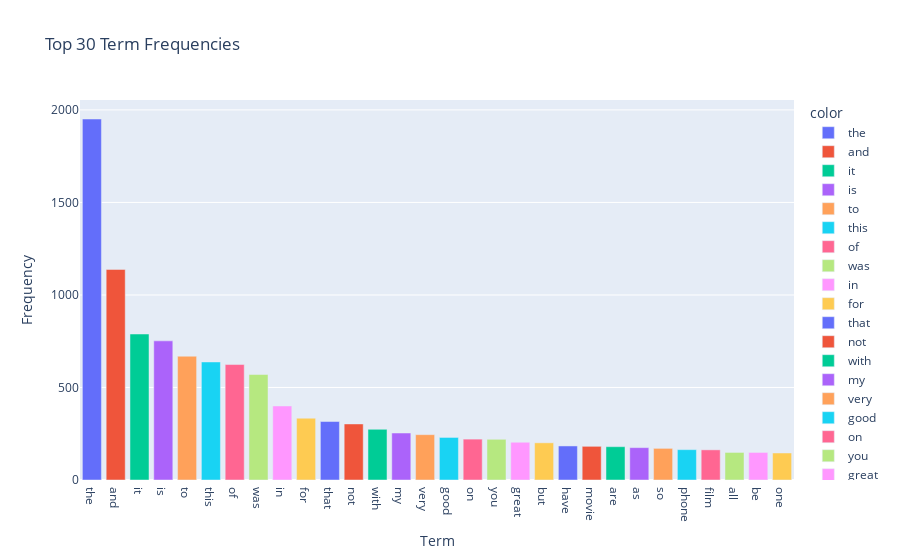

Here is the notebook cell this chart was saved with:
### Code cell
labels = count_vect.get_feature_names_out()[sort_index_top_30]
value = S_term_frequencies[sort_index_top_30]
fig = px.bar(x=labels, y=value, color=labels, 
             title="Top 30 Term Frequencies", 
             labels={'x': 'Term', 'y':'Frequency'})
fig.show()

### Figure 1 — Plotly figure (JSON) as saved in the notebook; plotly's stock layout.template omitted (floating-point values rounded to 4 significant figures)
{"data": [{"alignmentgroup": "True", "hovertemplate": "color=the<br>Term=%{x}<br>Frequency=%{y}<extra></extra>", "legendgroup": "the", "marker": {"color": "#636efa", "pattern": {"shape": ""}}, "name": "the", "offsetgroup": "the", "orientation": "v", "showlegend": true, "textposition": "auto", "type": "bar", "x": ["the"], "xaxis": "x", "y": [1951], "yaxis": "y"}, {"alignmentgroup": "True", "hovertemplate": "color=and<br>Term=%{x}<br>Frequency=%{y}<extra></extra>", "legendgroup": "and", "marker": {"color": "#EF553B", "pattern": {"shape": ""}}, "name": "and", "offsetgroup": "and", "orientation": "v", "showlegend": true, "textposition": "auto", "type": "bar", "x": ["and"], "xaxis": "x", "y": [1138], "yaxis": "y"}, {"alignmentgroup": "True", "hovertemplate": "color=it<br>Term=%{x}<br>Frequency=%{y}<extra></extra>", "legendgroup": "it", "marker": {"color": "#00cc96", "pattern": {"shape": ""}}, "name": "it", "offsetgroup": "it", "orientation": "v", "showlegend": true, "textposition": "auto", "type": "bar", "x": ["it"], "xaxis": "x", "y": [789], "yaxis": "y"}, {"alignmentgroup": "True", "hovertemplate": "color=is<br>Term=%{x}<br>Frequency=%{y}<extra></extra>", "legendgroup": "is", "marker": {"color": "#ab63fa", "pattern": {"shape": ""}}, "name": "is", "offsetgroup": "is", "orientation": "v", "showlegend": true, "textposition": "auto", "type": "bar", "x": ["is"], "xaxis": "x", "y": [752], "yaxis": "y"}, {"alignmentgroup": "True", "hovertemplate": "color=to<br>Term=%{x}<br>Frequency=%{y}<extra></extra>", "legendgroup": "to", "marker": {"color": "#FFA15A", "pattern": {"shape": ""}}, "name": "to", "offsetgroup": "to", "orientation": "v", "showlegend": true, "textposition": "auto", "type": "bar", "x": ["to"], "xaxis": "x", "y": [669], "yaxis": "y"}, {"alignmentgroup": "True", "hovertemplate": "color=this<br>Term=%{x}<br>Frequency=%{y}<extra></extra>", "legendgroup": "this", "marker": {"color": "#19d3f3", "pattern": {"shape": ""}}, "name": "this", "offsetgroup": "this", "orientation": "v", "showlegend": true, "textposition": "auto", "type": "bar", "x": ["this"], "xaxis": "x", "y": [638], "yaxis": "y"}, {"alignmentgroup": "True", "hovertemplate": "color=of<br>Term=%{x}<br>Frequency=%{y}<extra></extra>", "legendgroup": "of", "marker": {"color": "#FF6692", "pattern": {"shape": ""}}, "name": "of", "offsetgroup": "of", "orientation": "v", "showlegend": true, "textposition": "auto", "type": "bar", "x": ["of"], "xaxis": "x", "y": [624], "yaxis": "y"}, {"alignmentgroup": "True", "hovertemplate": "color=was<br>Term=%{x}<br>Frequency=%{y}<extra></extra>", "legendgroup": "was", "marker": {"color": "#B6E880", "pattern": {"shape": ""}}, "name": "was", "offsetgroup": "was", "orientation": "v", "showlegend": true, "textposition": "auto", "type": "bar", "x": ["was"], "xaxis": "x", "y": [570], "yaxis": "y"}, {"alignmentgroup": "True", "hovertemplate": "color=in<br>Term=%{x}<br>Frequency=%{y}<extra></extra>", "legendgroup": "in", "marker": {"color": "#FF97FF", "pattern": {"shape": ""}}, "name": "in", "offsetgroup": "in", "orientation": "v", "showlegend": true, "textposition": "auto", "type": "bar", "x": ["in"], "xaxis": "x", "y": [400], "yaxis": "y"}, {"alignmentgroup": "True", "hovertemplate": "color=for<br>Term=%{x}<br>Frequency=%{y}<extra></extra>", "legendgroup": "for", "marker": {"color": "#FECB52", "pattern": {"shape": ""}}, "name": "for", "offsetgroup": "for", "orientation": "v", "showlegend": true, "textposition": "auto", "type": "bar", "x": ["for"], "xaxis": "x", "y": [334], "yaxis": "y"}, {"alignmentgroup": "True", "hovertemplate": "color=that<br>Term=%{x}<br>Frequency=%{y}<extra></extra>", "legendgroup": "that", "marker": {"color": "#636efa", "pattern": {"shape": ""}}, "name": "that", "offsetgroup": "that", "orientation": "v", "showlegend": true, "textposition": "auto", "type": "bar", "x": ["that"], "xaxis": "x", "y": [316], "yaxis": "y"}, {"alignmentgroup": "True", "hovertemplate": "color=not<br>Term=%{x}<br>Frequency=%{y}<extra></extra>", "legendgroup": "not", "marker": {"color": "#EF553B", "pattern": {"shape": ""}}, "name": "not", "offsetgroup": "not", "orientation": "v", "showlegend": true, "textposition": "auto", "type": "bar", "x": ["not"], "xaxis": "x", "y": [303], "yaxis": "y"}, {"alignmentgroup": "True", "hovertemplate": "color=with<br>Term=%{x}<br>Frequency=%{y}<extra></extra>", "legendgroup": "with", "marker": {"color": "#00cc96", "pattern": {"shape": ""}}, "name": "with", "offsetgroup": "with", "orientation": "v", "showlegend": true, "textposition": "auto", "type": "bar", "x": ["with"], "xaxis": "x", "y": [274], "yaxis": "y"}, {"alignmentgroup": "True", "hovertemplate": "color=my<br>Term=%{x}<br>Frequency=%{y}<extra></extra>", "legendgroup": "my", "marker": {"color": "#ab63fa", "pattern": {"shape": ""}}, "name": "my", "offsetgroup": "my", "orientation": "v", "showlegend": true, "textposition": "auto", "type": "bar", "x": ["my"], "xaxis": "x", "y": [254], "yaxis": "y"}, {"alignmentgroup": "True", "hovertemplate": "color=very<br>Term=%{x}<br>Frequency=%{y}<extra></extra>", "legendgroup": "very", "marker": {"color": "#FFA15A", "pattern": {"shape": ""}}, "name": "very", "offsetgroup": "very", "orientation": "v", "showlegend": true, "textposition": "auto", "type": "bar", "x": ["very"], "xaxis": "x", "y": [245], "yaxis": "y"}, {"alignmentgroup": "True", "hovertemplate": "color=good<br>Term=%{x}<br>Frequency=%{y}<extra></extra>", "legendgroup": "good", "marker": {"color": "#19d3f3", "pattern": {"shape": ""}}, "name": "good", "offsetgroup": "good", "orientation": "v", "showlegend": true, "textposition": "auto", "type": "bar", "x": ["good"], "xaxis": "x", "y": [230], "yaxis": "y"}, {"alignmentgroup": "True", "hovertemplate": "color=on<br>Term=%{x}<br>Frequency=%{y}<extra></extra>", "legendgroup": "on", "marker": {"color": "#FF6692", "pattern": {"shape": ""}}, "name": "on", "offsetgroup": "on", "orientation": "v", "showlegend": true, "textposition": "auto", "type": "bar", "x": ["on"], "xaxis": "x", "y": [221], "yaxis": "y"}, {"alignmentgroup": "True", "hovertemplate": "color=you<br>Term=%{x}<br>Frequency=%{y}<extra></extra>", "legendgroup": "you", "marker": {"color": "#B6E880", "pattern": {"shape": ""}}, "name": "you", "offsetgroup": "you", "orientation": "v", "showlegend": true, "textposition": "auto", "type": "bar", "x": ["you"], "xaxis": "x", "y": [220], "yaxis": "y"}, {"alignmentgroup": "True", "hovertemplate": "color=great<br>Term=%{x}<br>Frequency=%{y}<extra></extra>", "legendgroup": "great", "marker": {"color": "#FF97FF", "pattern": {"shape": ""}}, "name": "great", "offsetgroup": "great", "orientation": "v", "showlegend": true, "textposition": "auto", "type": "bar", "x": ["great"], "xaxis": "x", "y": [204], "yaxis": "y"}, {"alignmentgroup": "True", "hovertemplate": "color=but<br>Term=%{x}<br>Frequency=%{y}<extra></extra>", "legendgroup": "but", "marker": {"color": "#FECB52", "pattern": {"shape": ""}}, "name": "but", "offsetgroup": "but", "orientation": "v", "showlegend": true, "textposition": "auto", "type": "bar", "x": ["but"], "xaxis": "x", "y": [201], "yaxis": "y"}, {"alignmentgroup": "True", "hovertemplate": "color=have<br>Term=%{x}<br>Frequency=%{y}<extra></extra>", "legendgroup": "have", "marker": {"color": "#636efa", "pattern": {"shape": ""}}, "name": "have", "offsetgroup": "have", "orientation": "v", "showlegend": true, "textposition": "auto", "type": "bar", "x": ["have"], "xaxis": "x", "y": [184], "yaxis": "y"}, {"alignmentgroup": "True", "hovertemplate": "color=movie<br>Term=%{x}<br>Frequency=%{y}<extra></extra>", "legendgroup": "movie", "marker": {"color": "#EF553B", "pattern": {"shape": ""}}, "name": "movie", "offsetgroup": "movie", "orientation": "v", "showlegend": true, "textposition": "auto", "type": "bar", "x": ["movie"], "xaxis": "x", "y": [182], "yaxis": "y"}, {"alignmentgroup": "True", "hovertemplate": "color=are<br>Term=%{x}<br>Frequency=%{y}<extra></extra>", "legendgroup": "are", "marker": {"color": "#00cc96", "pattern": {"shape": ""}}, "name": "are", "offsetgroup": "are", "orientation": "v", "showlegend": true, "textposition": "auto", "type": "bar", "x": ["are"], "xaxis": "x", "y": [180], "yaxis": "y"}, {"alignmentgroup": "True", "hovertemplate": "color=as<br>Term=%{x}<br>Frequency=%{y}<extra></extra>", "legendgroup": "as", "marker": {"color": "#ab63fa", "pattern": {"shape": ""}}, "name": "as", "offsetgroup": "as", "orientation": "v", "showlegend": true, "textposition": "auto", "type": "bar", "x": ["as"], "xaxis": "x", "y": [175], "yaxis": "y"}, {"alignmentgroup": "True", "hovertemplate": "color=so<br>Term=%{x}<br>Frequency=%{y}<extra></extra>", "legendgroup": "so", "marker": {"color": "#FFA15A", "pattern": {"shape": ""}}, "name": "so", "offsetgroup": "so", "orientation": "v", "showlegend": true, "textposition": "auto", "type": "bar", "x": ["so"], "xaxis": "x", "y": [171], "yaxis": "y"}, {"alignmentgroup": "True", "hovertemplate": "color=phone<br>Term=%{x}<br>Frequency=%{y}<extra></extra>", "legendgroup": "phone", "marker": {"color": "#19d3f3", "pattern": {"shape": ""}}, "name": "phone", "offsetgroup": "phone", "orientation": "v", "showlegend": true, "textposition": "auto", "type": "bar", "x": ["phone"], "xaxis": "x", "y": [164], "yaxis": "y"}, {"alignmentgroup": "True", "hovertemplate": "color=film<br>Term=%{x}<br>Frequency=%{y}<extra></extra>", "legendgroup": "film", "marker": {"color": "#FF6692", "pattern": {"shape": ""}}, "name": "film", "offsetgroup": "film", "orientation": "v", "showlegend": true, "textposition": "auto", "type": "bar", "x": ["film"], "xaxis": "x", "y": [163], "yaxis": "y"}, {"alignmentgroup": "True", "hovertemplate": "color=all<br>Term=%{x}<br>Frequency=%{y}<extra></extra>", "legendgroup": "all", "marker": {"color": "#B6E880", "pattern": {"shape": ""}}, "name": "all", "offsetgroup": "all", "orientation": "v", "showlegend": true, "textposition": "auto", "type": "bar", "x": ["all"], "xaxis": "x", "y": [149], "yaxis": "y"}, {"alignmentgroup": "True", "hovertemplate": "color=be<br>Term=%{x}<br>Frequency=%{y}<extra></extra>", "legendgroup": "be", "marker": {"color": "#FF97FF", "pattern": {"shape": ""}}, "name": "be", "offsetgroup": "be", "orientation": "v", "showlegend": true, "textposition": "auto", "type": "bar", "x": ["be"], "xaxis": "x", "y": [149], "yaxis": "y"}, {"alignmentgroup": "True", "hovertemplate": "color=one<br>Term=%{x}<br>Frequency=%{y}<extra></extra>", "legendgroup": "one", "marker": {"color": "#FECB52", "pattern": {"shape": ""}}, "name": "one", "offsetgroup": "one", "orientation": "v", "showlegend": true, "textposition": "auto", "type": "bar", "x": ["one"], "xaxis": "x", "y": [146], "yaxis": "y"}], "layout": {"barmode": "relative", "legend": {"title": {"text": "color"}, "tracegroupgap": 0}, "title": {"text": "Top 30 Term Frequencies"}, "xaxis": {"anchor": "y", "domain": [0, 1], "title": {"text": "Term"}}, "yaxis": {"anchor": "x", "domain": [0, 1], "title": {"text": "Frequency"}}}}
